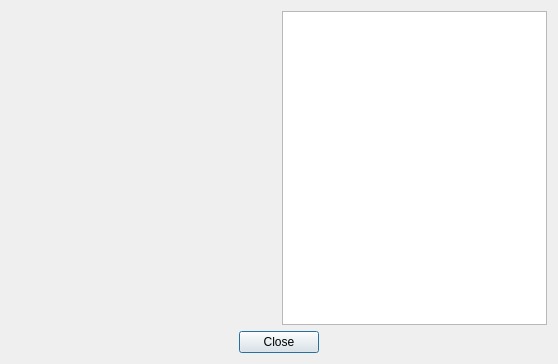
<?xml version="1.0" encoding="UTF-8"?>
<ui version="4.0">
 <class>AboutBox</class>
 <widget class="QDialog" name="AboutBox">
  <property name="geometry">
   <rect>
    <x>0</x>
    <y>0</y>
    <width>550</width>
    <height>361</height>
   </rect>
  </property>
  <property name="windowTitle">
   <string>О программе</string>
  </property>
  <property name="windowIcon">
   <iconset>
    <normaloff>:/images/computer.png</normaloff>:/images/computer.png</iconset>
  </property>
  <layout class="QVBoxLayout" name="verticalLayout">
   <item>
    <layout class="QHBoxLayout" name="horizontalLayout">
     <item>
      <widget class="QLabel" name="labelLogo">
       <property name="minimumSize">
        <size>
         <width>265</width>
         <height>314</height>
        </size>
       </property>
       <property name="pixmap">
        <pixmap resource="../aboutbox.qrc">:/logo/Tux.png</pixmap>
       </property>
       <property name="alignment">
        <set>Qt::AlignCenter</set>
       </property>
      </widget>
     </item>
     <item>
      <widget class="QTextEdit" name="teAbout">
       <property name="minimumSize">
        <size>
         <width>265</width>
         <height>0</height>
        </size>
       </property>
       <property name="readOnly">
        <bool>true</bool>
       </property>
      </widget>
     </item>
    </layout>
   </item>
   <item>
    <widget class="QDialogButtonBox" name="buttonBox">
     <property name="standardButtons">
      <set>QDialogButtonBox::Close</set>
     </property>
     <property name="centerButtons">
      <bool>true</bool>
     </property>
    </widget>
   </item>
  </layout>
 </widget>
 <resources>
  <include location="../aboutbox.qrc"/>
 </resources>
 <connections/>
</ui>
